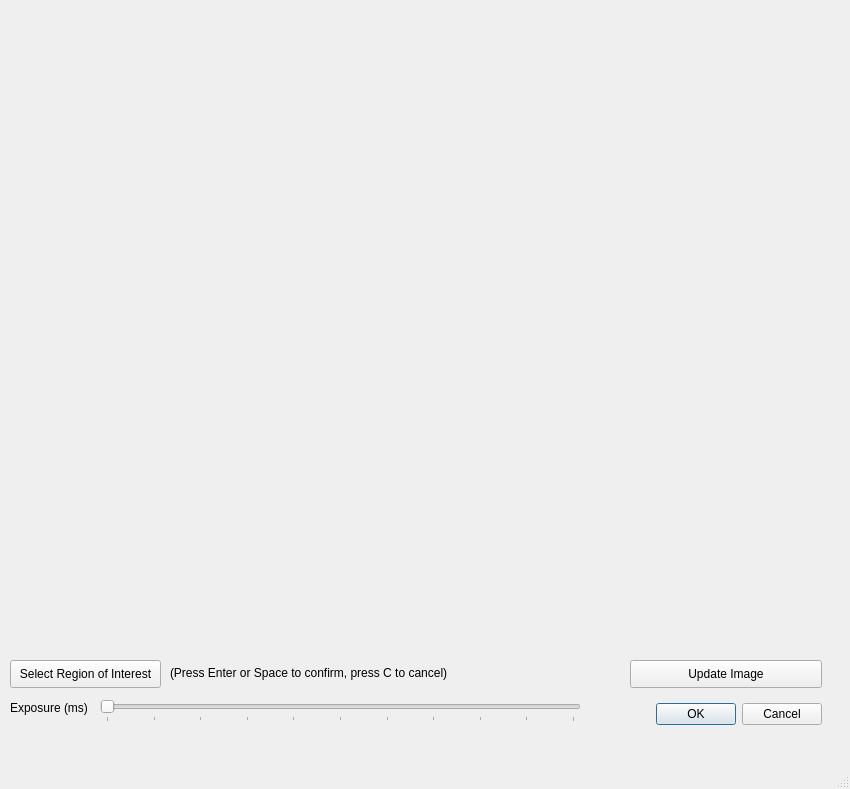
<?xml version="1.0" encoding="UTF-8"?>
<ui version="4.0">
 <class>ParameterWindow</class>
 <widget class="QMainWindow" name="ParameterWindow">
  <property name="geometry">
   <rect>
    <x>0</x>
    <y>0</y>
    <width>850</width>
    <height>789</height>
   </rect>
  </property>
  <property name="windowTitle">
   <string>MainWindow</string>
  </property>
  <widget class="QWidget" name="centralwidget">
   <widget class="QLabel" name="imageDisplay">
    <property name="geometry">
     <rect>
      <x>20</x>
      <y>20</y>
      <width>808</width>
      <height>608</height>
     </rect>
    </property>
    <property name="text">
     <string/>
    </property>
    <property name="scaledContents">
     <bool>true</bool>
    </property>
   </widget>
   <widget class="QDialogButtonBox" name="buttonBox">
    <property name="geometry">
     <rect>
      <x>630</x>
      <y>700</y>
      <width>192</width>
      <height>28</height>
     </rect>
    </property>
    <property name="standardButtons">
     <set>QDialogButtonBox::Cancel|QDialogButtonBox::Ok</set>
    </property>
   </widget>
   <widget class="QPushButton" name="updateImageButton">
    <property name="geometry">
     <rect>
      <x>630</x>
      <y>660</y>
      <width>192</width>
      <height>28</height>
     </rect>
    </property>
    <property name="text">
     <string>Update Image</string>
    </property>
   </widget>
   <widget class="QSlider" name="exposureSlider">
    <property name="geometry">
     <rect>
      <x>100</x>
      <y>700</y>
      <width>481</width>
      <height>22</height>
     </rect>
    </property>
    <property name="minimum">
     <number>0</number>
    </property>
    <property name="maximum">
     <number>10</number>
    </property>
    <property name="orientation">
     <enum>Qt::Horizontal</enum>
    </property>
    <property name="tickPosition">
     <enum>QSlider::TicksBelow</enum>
    </property>
    <property name="tickInterval">
     <number>1</number>
    </property>
   </widget>
   <widget class="QLabel" name="label_2">
    <property name="geometry">
     <rect>
      <x>10</x>
      <y>700</y>
      <width>91</width>
      <height>16</height>
     </rect>
    </property>
    <property name="text">
     <string>Exposure (ms)</string>
    </property>
   </widget>
   <widget class="QPushButton" name="ROIButton">
    <property name="geometry">
     <rect>
      <x>10</x>
      <y>660</y>
      <width>151</width>
      <height>28</height>
     </rect>
    </property>
    <property name="text">
     <string>Select Region of Interest</string>
    </property>
   </widget>
   <widget class="QLabel" name="label">
    <property name="geometry">
     <rect>
      <x>170</x>
      <y>665</y>
      <width>301</width>
      <height>16</height>
     </rect>
    </property>
    <property name="text">
     <string>(Press Enter or Space to confirm, press C to cancel)</string>
    </property>
   </widget>
  </widget>
  <widget class="QMenuBar" name="menubar">
   <property name="geometry">
    <rect>
     <x>0</x>
     <y>0</y>
     <width>850</width>
     <height>26</height>
    </rect>
   </property>
  </widget>
  <widget class="QStatusBar" name="statusbar"/>
 </widget>
 <resources/>
 <connections/>
</ui>
